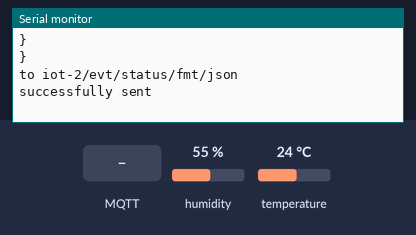
Bench run of a sketch on a simulated ESP8266 (NodeMCU). On the bench: the last lines printed to the serial monitor. Inputs (shaded band) come from the test bench; at power-on: humidity 55 %, temperature 24 °C. WiFi joins after 1.5 s; servers stay silent unless stated; no MQTT or app messages arrive unless stated.

Above: at 2.7 s.
2.8 s: MQTT message "2" arrives on the first subscribed topic
At 3.8 s:
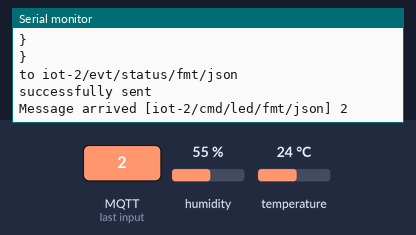
4.3 s: humidity set to 22 %
5.8 s: temperature set to 12 °C
7.3 s: MQTT message "2000" arrives on the first subscribed topic
At 8.5 s:
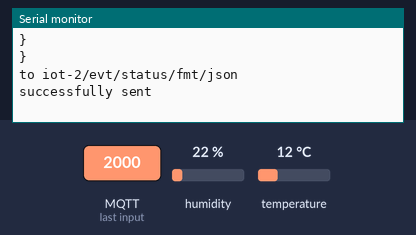
8.8 s: humidity set to 40 %
Timing chart, 0 to 11.3 s (numbered marks = the images above; inputs shaded):
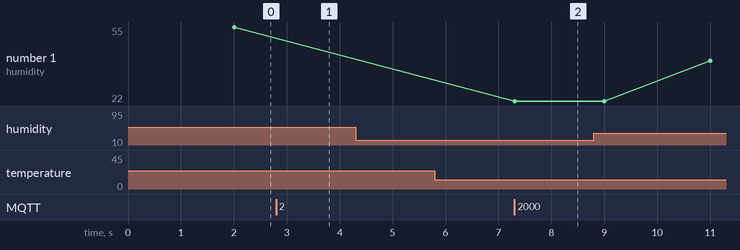

The sketch:

SmartHome.ino
```cpp
#include <ESP8266WiFi.h>
#include <PubSubClient.h>
#include <ArduinoJson.h>
#include <DHT.h>
#include "WiFiManager.h"
#include <TimeLib.h>

#define pinDHT 4
#define DHTTYPE DHT22

char ssid[] = "JmenoWifi";
char password[] = "HesloWifi";

#define ORG "mr7vcy"
#define DEVICE_TYPE "dht"
#define DEVICE_ID "dht22"
#define TOKEN "acIQqq9jJvhhHPA0KQ"

char server[] = ORG ".messaging.internetofthings.ibmcloud.com";
char authMethod[] = "use-token-auth";
char token[] = TOKEN;
char clientId[] = "d:" ORG ":" DEVICE_TYPE ":" DEVICE_ID;
String topicName = String("iot-2/evt/status/fmt/json");
const char cmdTopic[] = "iot-2/cmd/led/fmt/json";
int dataDelay = 2000;
int delayTime;
int myTime = millis()/1000;
int myLastTime = myTime;

//int port = 1883;


WiFiClient wifiClient;
void callback(char* topic, byte* payload, unsigned int payloadLength) {
  Serial.print("Message arrived [");
  Serial.print(topic);
  Serial.print("] ");
  String value = "";
  for (int i = 0; i < payloadLength; i++) {
    Serial.print((char)payload[i]);
    value += (char)payload[i];
  }
  int inPayload = value.toInt();

  Serial.println();
  //dataDelay = 2000;
   if (inPayload == 2){
    //delay(10000);
    dataDelay = 10000;
    delayTime = 2;
  }
  else{
    //delay(2000);
    dataDelay = 2000;
    delayTime = 10;
  }
}
PubSubClient client(server, 1883, callback, wifiClient);

int publishInterval = dataDelay;
long lastPublishMillis;

DHT mojeDHT(pinDHT, DHTTYPE);
void setup()
{
  Serial.begin(115200);


  //wifi a mqtt
  wifiConnect();
  mqttConnect();
  delay(10);

  // Connect to Wi-Fi network
  Serial.println();
  Serial.println();
  Serial.print("Connecting to...");
  Serial.println(ssid);

  DHT mojeDHT(pinDHT, DHTTYPE);
  mojeDHT.begin();
}

void loop () {
  int loopTime = second();
  int x1;
  int x2;
  char topicStr[26];
  topicName.toCharArray(topicStr,26);
    if (millis() - lastPublishMillis > publishInterval) {
    //publishData();
    lastPublishMillis = millis();
  }

  if (!client.loop()) {
    mqttConnect();
  }
  myTime = millis()/1000;
  if (dataDelay == 2000){
  if (myTime - myLastTime >= 2){
Serial.println(myTime);
     String json = buildJson();
   char jsonStr[200];
   json.toCharArray(jsonStr,200);
 // Publish the data.
      boolean pubresult = client.publish(topicStr,jsonStr);
      Serial.print("attempt to send ");
      Serial.println(jsonStr);
      Serial.print("to ");
      Serial.println(topicStr);
      if (pubresult)
        Serial.println("successfully sent");
      else
        Serial.println("unsuccessfully sent");
        myLastTime = myTime;
  }
  }
    if (dataDelay == 10000){
  if (myTime - myLastTime >= 10){
    Serial.println(myTime);
     String json = buildJson();
   char jsonStr[200];
   json.toCharArray(jsonStr,200);
 // Publish the data.
      boolean pubresult = client.publish(topicStr,jsonStr);
      Serial.print("attempt to send ");
      Serial.println(jsonStr);
      Serial.print("to ");
      Serial.println(topicStr);
      if (pubresult)
        Serial.println("successfully sent");
      else
        Serial.println("unsuccessfully sent");
        myLastTime = myTime;
  }
  }
  client.loop();

  }
  void wifiConnect() {
  Serial.print("Connecting to "); Serial.print(ssid);
  WiFi.begin(ssid, password);
  while (WiFi.status() != WL_CONNECTED) {
    delay(500);
    Serial.print(".");
     if (client.subscribe(cmdTopic)) {
      Serial.println("subscribe to responses OK");
    } else {
      Serial.println("subscribe to responses FAILED");
    }
    Serial.println();
  }
  Serial.print("nWiFi connected, IP address: "); Serial.println(WiFi.localIP());

}
void mqttConnect() {
  if (!!!client.connected()) {
    Serial.print("Reconnecting MQTT client to "); Serial.println(server);
    while (!!!client.connect(clientId, authMethod, token)) {
      Serial.print(".");
      delay(500);
    }
      if (client.subscribe(cmdTopic)) {
      Serial.println("subscribe to responses OK");
    } else {
      Serial.println("subscribe to responses FAILED");
    }
    Serial.println();
  }
}
//JSON (Temperature, Humidity, Delay)
String buildJson() {
  int chk = mojeDHT.readTemperature();
  float chum = mojeDHT.readHumidity();
  String payload = "{";
  payload+="\n";
  payload+= "\"d\": {";
  payload+="\n";
  payload+="\"temperature\": " ;
  payload+= chk;
  payload+=",";
  payload+="\"humidity\": ";
  payload+= chum;
  payload+=",";
  payload+="\"delay\": ";
  payload+= dataDelay;
  payload+="\n";
  payload+="}";
  payload+="\n";
  payload+="}";
  return payload;
}
```

Measured:
- after the input at 2.8 s, the serial monitor: prints a new line at once (image 1)
- after the input at 7.3 s, the serial monitor: prints a new line at once (image 2)
- plotted number 1: 55 → 22 after the input at 7.3 s, 22 → 40 after the input at 8.8 s
